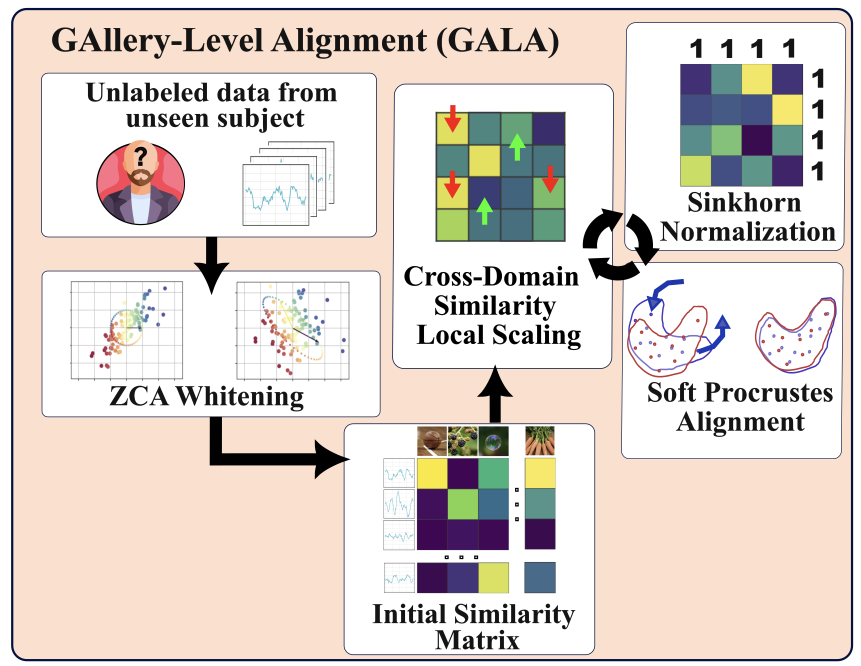
#> input picture CVPR_paper/figures/GALA.png, 1722 x 1332 px, found by its file name (shown at 1/2 size)
$ python make_teaser.py
#> lines starting #> are read from the running program, lines starting #| are printed output that depends on the picture
"""Fig. 1: the GALA schema (figures/GALA.png, drawn by the authors) with a results panel appended on its right.
Bars: published inductive cross-subject top-1 (Table 1), SCORE and GALA stacked as zero-shot encoder + gain of the
label-free transductive calibration. SCORE: its own numbers (recovery-aware SAMGA, zero-shot 29.3, calibrated 53.2).
GALA: ATM, three seeds (Table 1). Update OURS when the ValCon numbers land.
Writes CVPR_paper/figures/teaser.png.
"""
import matplotlib
matplotlib.use('Agg')
import matplotlib.pyplot as plt
from matplotlib.patches import FancyBboxPatch, Patch
from PIL import Image

F = 'CVPR_paper/figures'
OURS = (32.2, 81.8)  # zero-shot, GALA (Table 1, ValCon)
BARS = [('UBP', 12.4, None), ('Neural-\nMCRL', 14.0, None), ('Neuro-\nBridge', 19.0, None),
        ('Shallow\nAlign.', 21.8, None), ('SCORE', 29.3, 53.2), ('GALA\n(ours)', *OURS)]
GREY, ZS, CAL, EDGE = '#9a9a9a', '#d6f3f7', '#f6d9c6', '#1d2340'

schema = Image.open(f'{F}/GALA.png').convert('RGBA')
#> schema is the input picture: PIL image 1722x1332 RGBA; mean R, G, B, A 222.4, 212.8, 206.2, 255
H = schema.height
#> H = 1332
plt.rcParams.update({'font.family': 'Times New Roman', 'font.weight': 'bold', 'axes.labelweight': 'bold'})
fig = plt.figure(figsize=(1150 / 200, H / 200), dpi=200)
fig.patches.append(FancyBboxPatch((0.02, 0.012), 0.96, 0.976, boxstyle='round,pad=0,rounding_size=0.03',
                                  transform=fig.transFigure, facecolor='#e2f4dc', edgecolor=EDGE, lw=2.2, zorder=-10))
fig.text(0.07, 0.915, 'Results', fontsize=30, fontweight='bold')
ax = fig.add_axes([0.21, 0.15, 0.74, 0.68])
ax.set_facecolor('white')
for i, (name, zs, cal) in enumerate(BARS):
    if cal is None:
        ax.bar(i, zs, color=GREY, edgecolor='black', lw=0.8, width=0.7)
        top = zs
    else:
        ax.bar(i, zs, color=ZS, edgecolor='black', lw=0.8, width=0.7)
        ax.bar(i, cal - zs, bottom=zs, color=CAL, edgecolor='black', lw=0.8, width=0.7)
        top = cal
    ax.text(i, top + 1.5, f'{top:.1f}', ha='center', va='bottom', fontsize=15)
ax.set_xticks(range(len(BARS)), [b[0] for b in BARS], fontsize=12.5)
ax.set_ylim(0, 100)
ax.set_ylabel('Top-1 accuracy (%)', fontsize=19)
ax.tick_params(axis='y', labelsize=15)
ax.set_title('Unseen subjects, THINGS-EEG-2', fontsize=17, pad=10)
ax.grid(axis='y', lw=0.5, color='#e2e2e2'); ax.set_axisbelow(True)
for s in ('top', 'right'):
    ax.spines[s].set_visible(False)
ax.legend(handles=[Patch(facecolor=GREY, edgecolor='black', label='Published (no calibration)'),
                   Patch(facecolor=ZS, edgecolor='black', label='Zero-shot encoder'),
                   Patch(facecolor=CAL, edgecolor='black', label='Label-free calibration')],
          loc='upper left', fontsize=15, frameon=False, bbox_to_anchor=(-0.02, 1.0))
fig.savefig(f'{F}/teaser_results.png', dpi=200, facecolor='white')
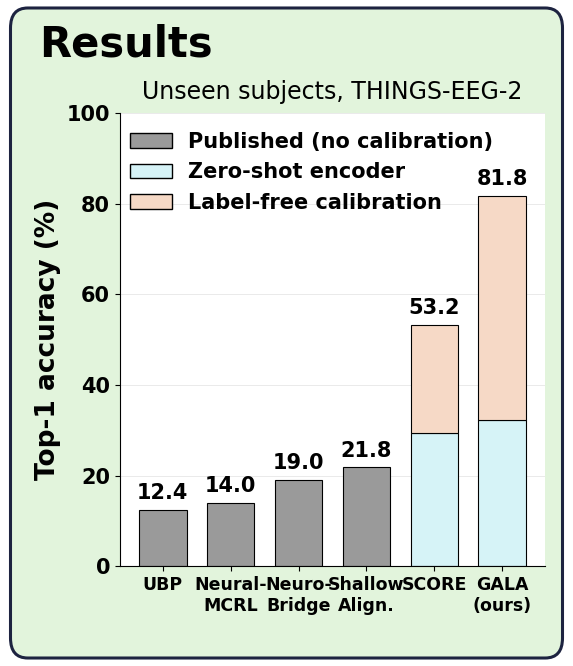
#> figure drawn by matplotlib, 1 panel
results = Image.open(f'{F}/teaser_results.png').convert('RGBA').resize((1150, H))
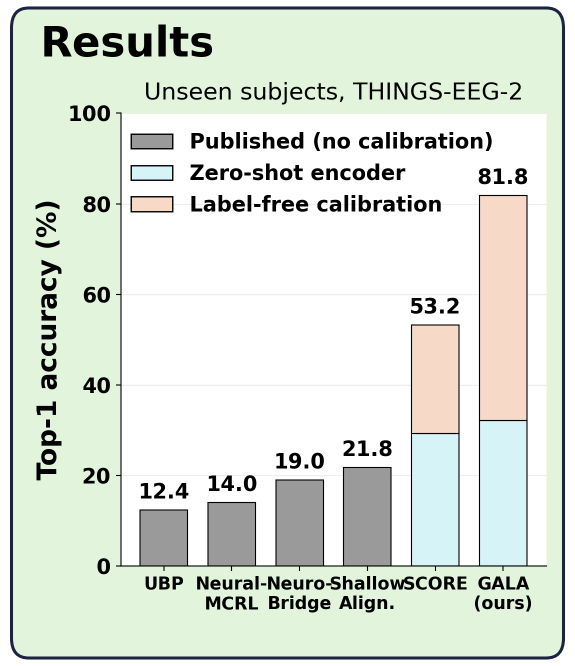
#> results: PIL image 1150x1332 RGBA (shown at 1/2 size); mean R, G, B, A 218.7, 225.7, 216.2, 255

out = Image.new('RGBA', (schema.width + 20 + results.width, H), 'white')
#> out: PIL image 2892x1332 RGBA; every value is 255
out.alpha_composite(schema, (0, 0))
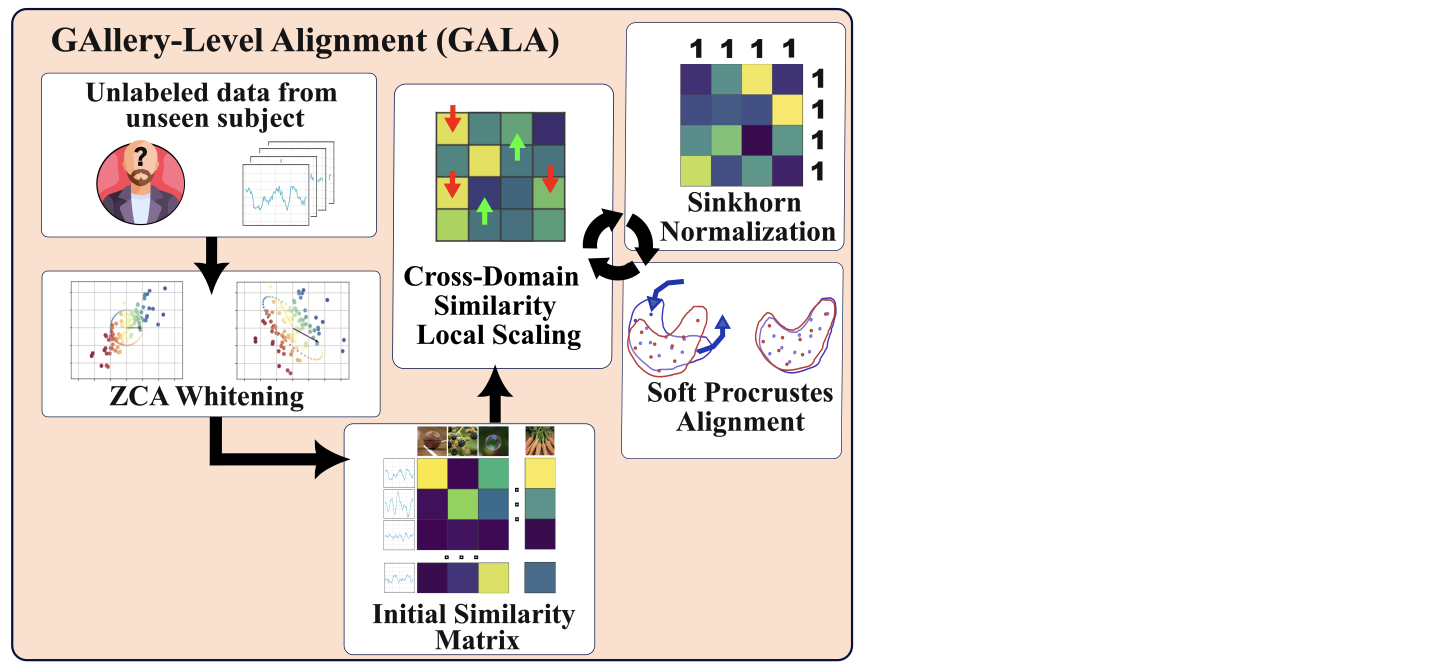
#> out: PIL image 2892x1332 RGBA (shown at 1/2 size); mean R, G, B, A 235.6, 229.9, 225.9, 255
out.alpha_composite(results, (schema.width + 20, 0))
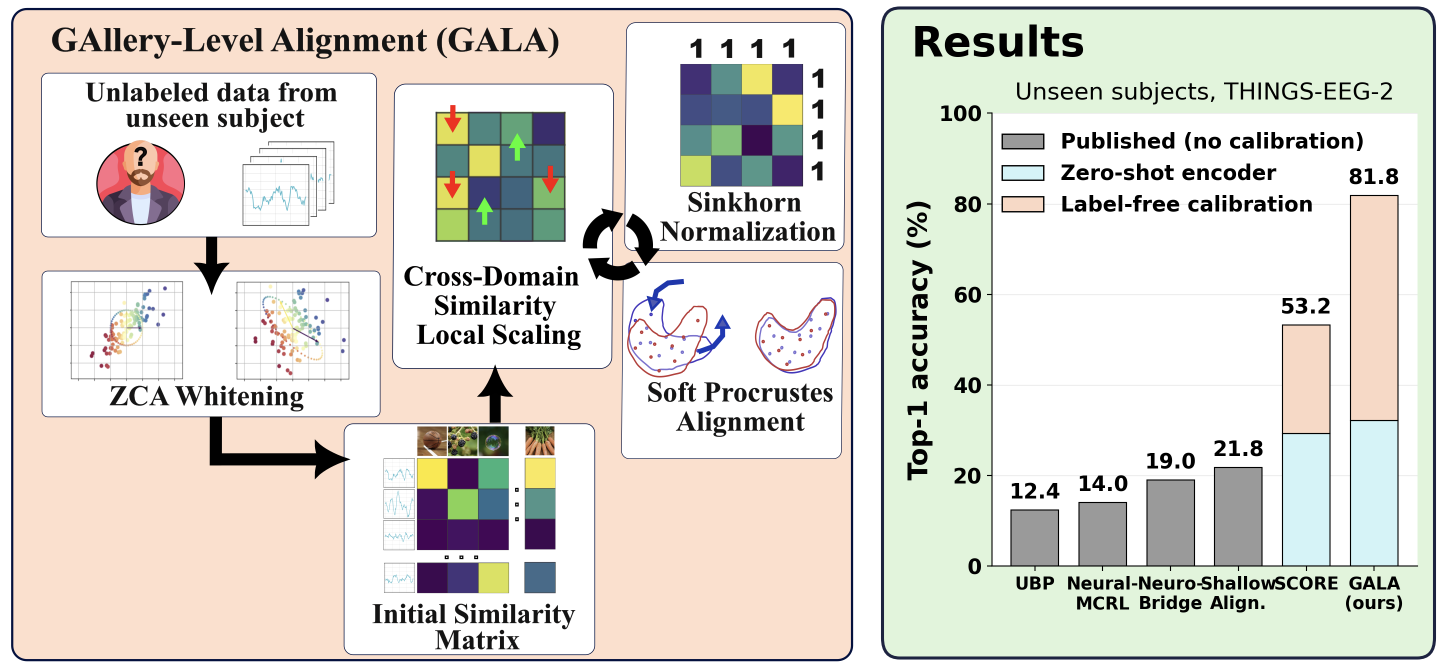
#> out: PIL image 2892x1332 RGBA (shown at 1/2 size); mean R, G, B, A 221.2, 218.2, 210.5, 255
out.convert('RGB').save(f'{F}/teaser.png')
print(out.size)
#| (2892, 1332)

$ run again, with CVPR_paper/figures/pipeline.png copied over CVPR_paper/figures/GALA.png
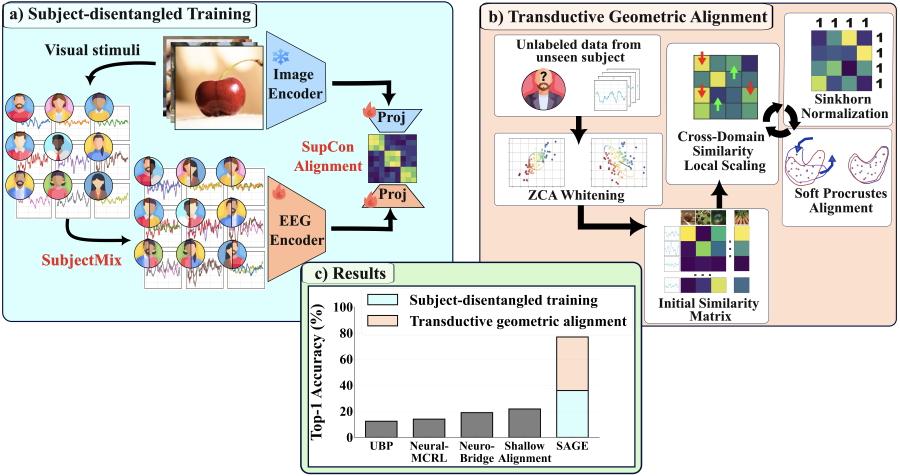
#> input picture CVPR_paper/figures/pipeline.png, 2698 x 1428 px, found by its file name (shown at 1/3 size)
#> schema is the input picture: PIL image 2698x1428 RGBA; mean R, G, B, A 222.8, 224.9, 221.9, 255
#> `results = Image.open(f'{F}/teaser_results.png').convert('RGBA').resize..`:
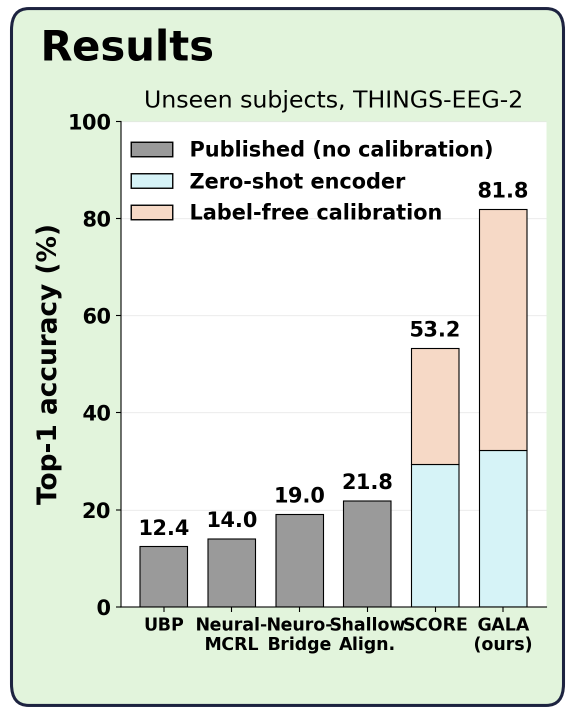
#> results: PIL image 1150x1428 RGBA (shown at 1/2 size); mean R, G, B, A 219.7, 226.7, 217.1, 255
#> `out.alpha_composite(results, (schema.width + 20, 0))`:
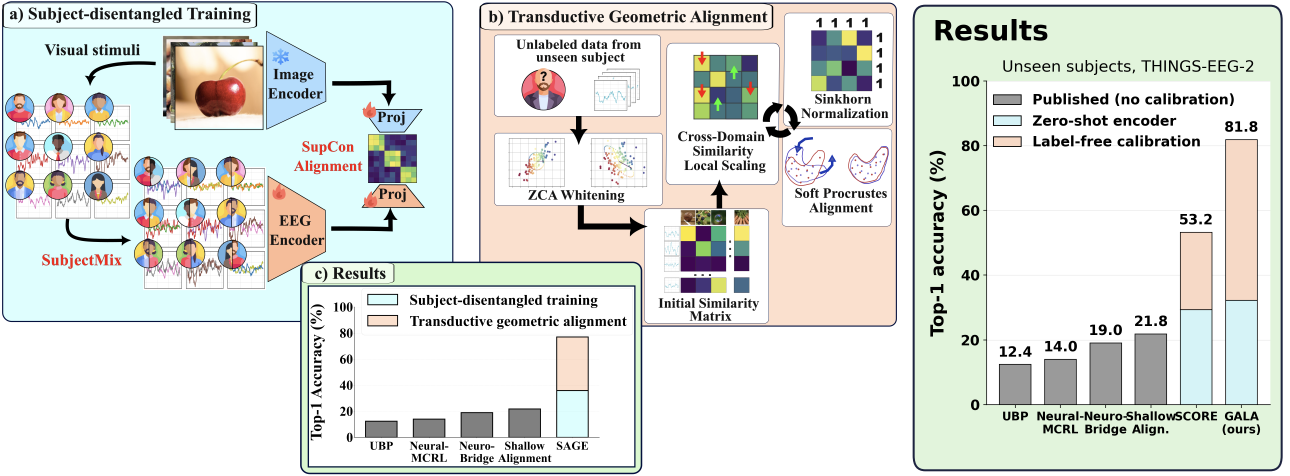
#> out: PIL image 3868x1428 RGBA (shown at 1/3 size); mean R, G, B, A 222.1, 225.6, 220.6, 255
#| (3868, 1428)

$ run again, with CVPR_paper/figures/stream_grid_linear.png copied over CVPR_paper/figures/GALA.png
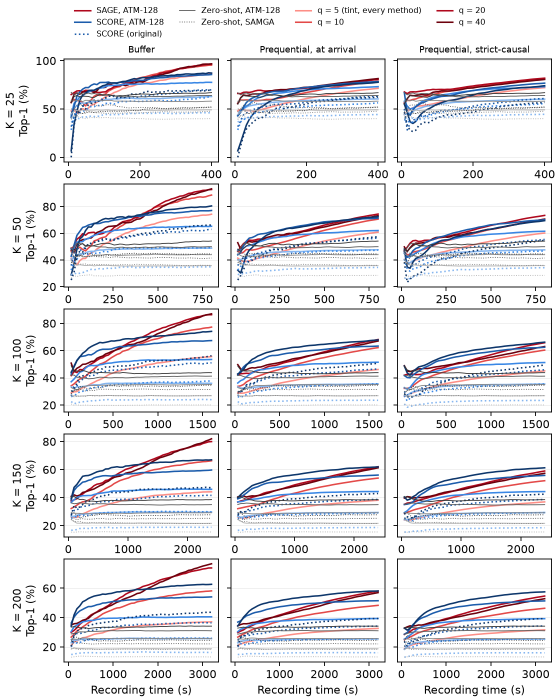
#> input picture CVPR_paper/figures/stream_grid_linear.png, 1120 x 1400 px, found by its file name (shown at 1/2 size)
#> schema is the input picture: PIL image 1120x1400 RGBA; mean R, G, B, A 231.8, 230.7, 233.8, 255
#> `results = Image.open(f'{F}/teaser_results.png').convert('RGBA').resize..`:
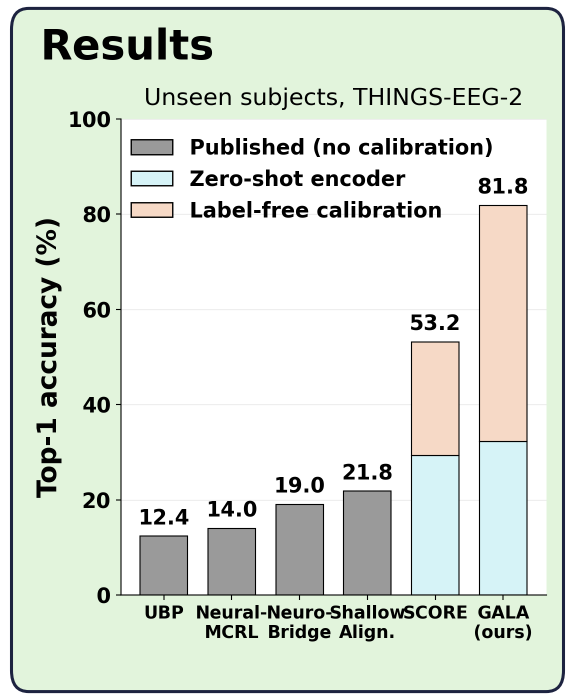
#> results: PIL image 1150x1400 RGBA (shown at 1/2 size); mean R, G, B, A 219.4, 226.4, 216.8, 255
#> `out.alpha_composite(results, (schema.width + 20, 0))`:
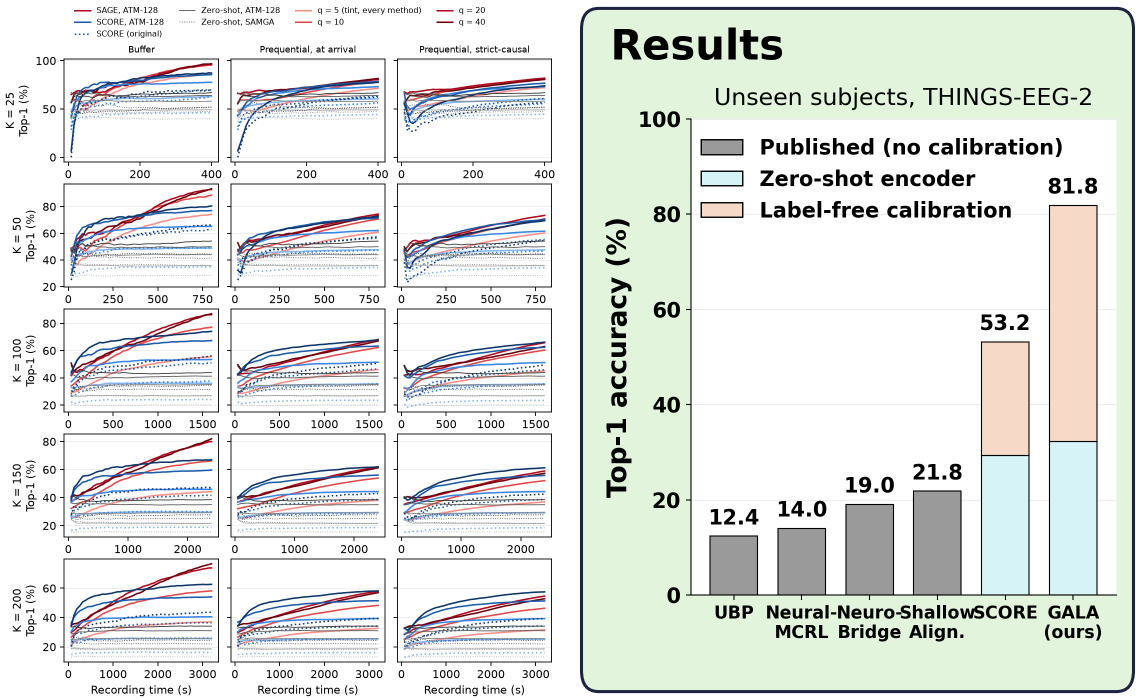
#> out: PIL image 2290x1400 RGBA (shown at 1/2 size); mean R, G, B, A 225.8, 228.8, 225.5, 255
#| (2290, 1400)

$ run again, with CVPR_paper/figures/stream_grid_log.png copied over CVPR_paper/figures/GALA.png
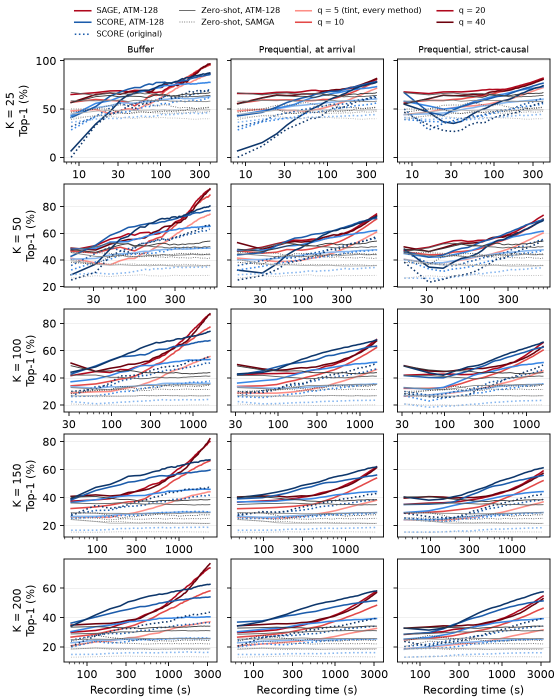
#> input picture CVPR_paper/figures/stream_grid_log.png, 1120 x 1400 px, found by its file name (shown at 1/2 size)
#> schema is the input picture: PIL image 1120x1400 RGBA; mean R, G, B, A 232.3, 231.3, 234.3, 255
#> `results = Image.open(f'{F}/teaser_results.png').convert('RGBA').resize..`:
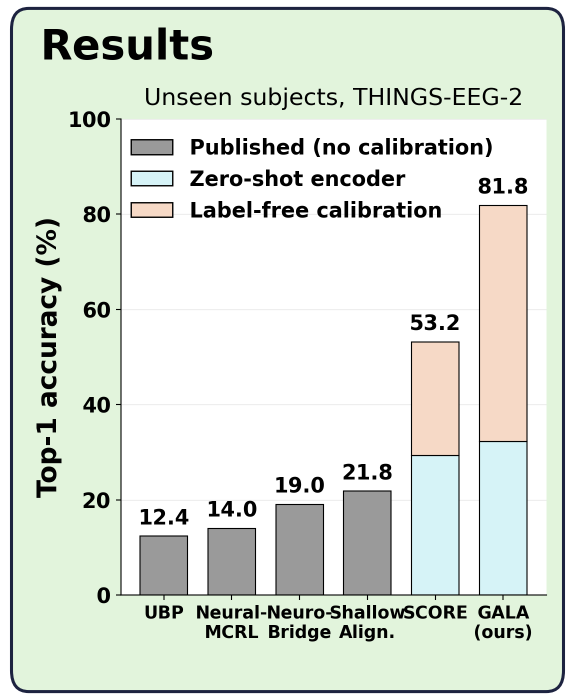
#> results: PIL image 1150x1400 RGBA (shown at 1/2 size); mean R, G, B, A 219.4, 226.4, 216.8, 255
#> `out.alpha_composite(results, (schema.width + 20, 0))`:
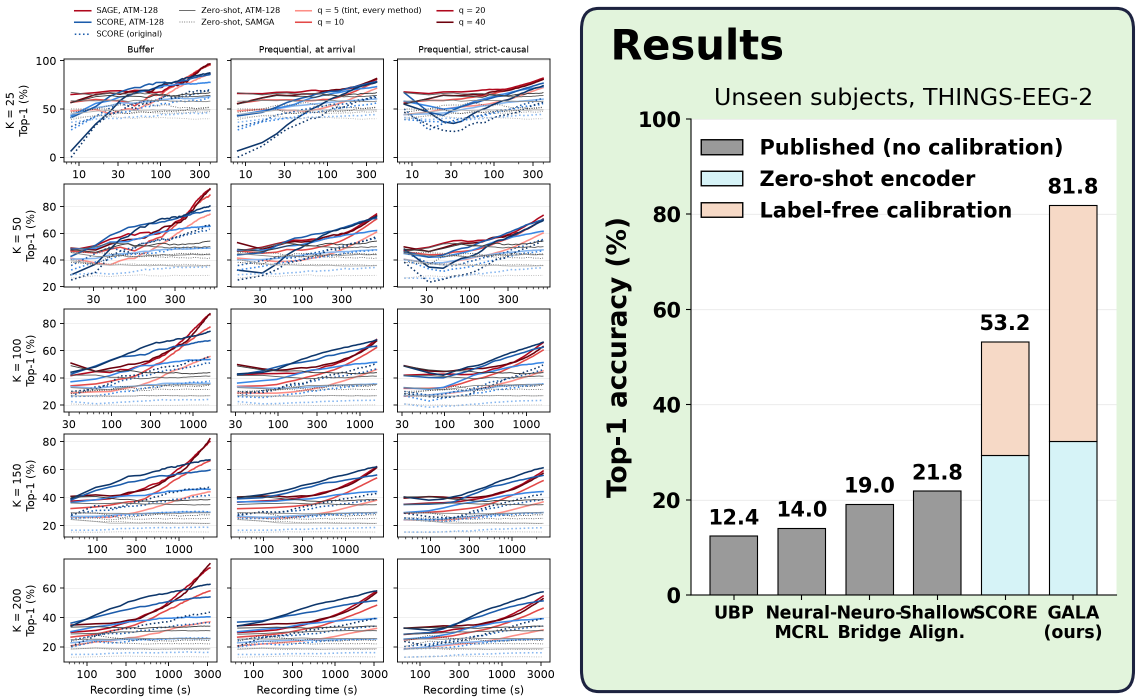
#> out: PIL image 2290x1400 RGBA (shown at 1/2 size); mean R, G, B, A 226, 229, 225.7, 255
#| (2290, 1400)
